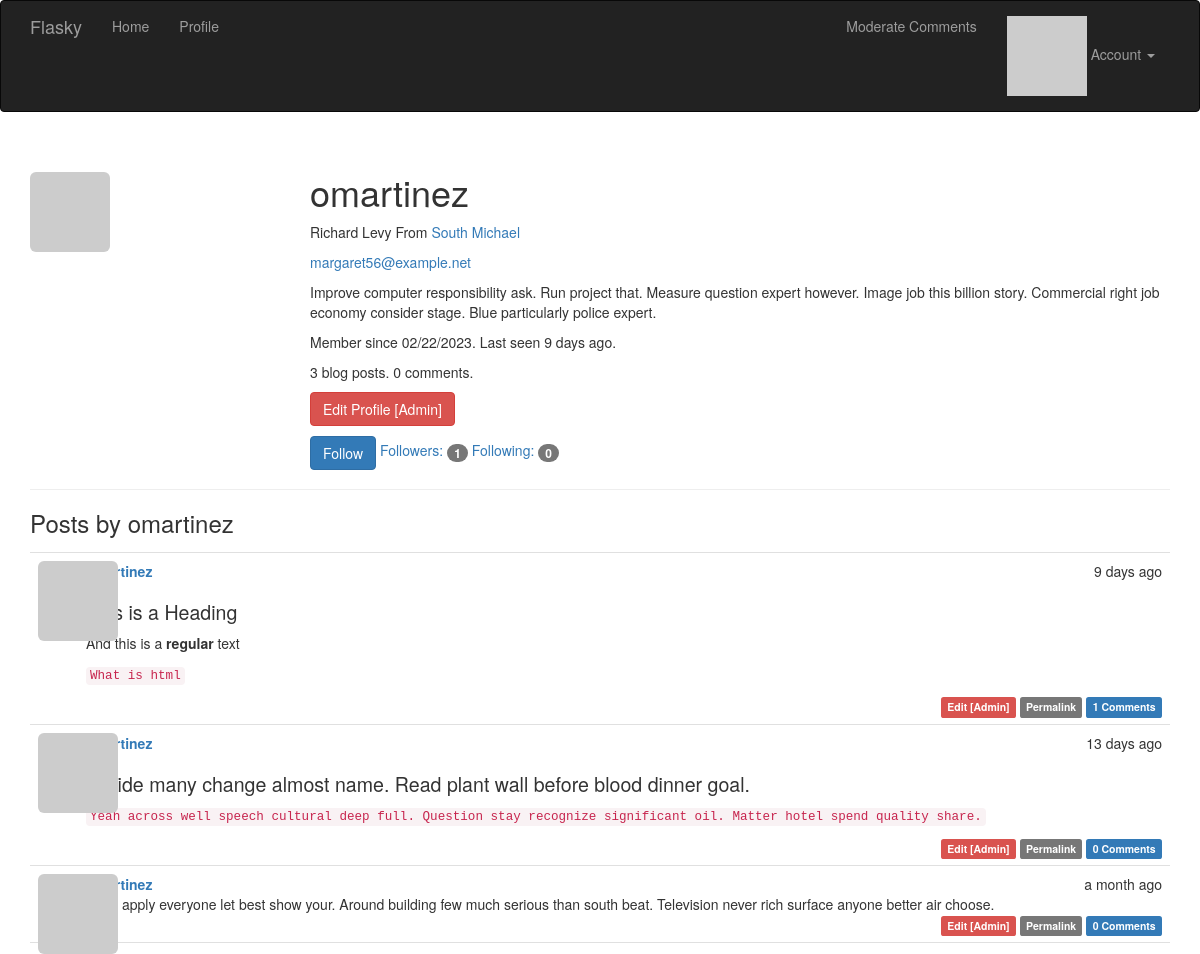
/user/omartinez (signed in), run on the app's committed database.
### app/models.py (models this page shows, shortened)
class User(UserMixin, db.Model):
    __tablename__ = 'users'
    id = db.Column(db.Integer, primary_key=True)
    email = db.Column(db.String(64), unique=True, index=True)
    username = db.Column(db.String(64), unique=True, index=True)
    role_id = db.Column(db.Integer, db.ForeignKey('roles.id'))
    posts = db.relationship('Post', backref='author', lazy='dynamic')
    comments = db.relationship('Comment', backref='author', lazy='dynamic')
    password_hash = db.Column(db.String(128))
    confirmed = db.Column(db.Boolean, default=False)
    name = db.Column(db.String(64))
    location = db.Column(db.String(64))
    about_me = db.Column(db.Text())
    member_since = db.Column(db.DateTime(), default=datetime.utcnow)
    last_seen = db.Column(db.DateTime(), default=datetime.utcnow)
    avatar_hash = db.Column(db.String(32))
    followed = db.relationship('Follow', foreign_keys=[Follow.follower_id],
                                backref=db.backref('follower', lazy='joined'), lazy='dynamic',
                                cascade='all, delete-orphan')
    followers = db.relationship('Follow', foreign_keys=[Follow.followed_id],
                                backref=db.backref('followed', lazy='joined'), lazy='dynamic',
                                cascade='all, delete-orphan')
    def can(self, perm):
        return self.role is not None and self.role.has_permission(perm)
    def is_administrator(self):
        return self.can(Permission.ADMIN)
    @property
    def password(self):
        raise AttributeError('password is not a readable attribute')
    @login_manager.user_loader
    def load_user(user_id):
        return User.query.get(int(user_id))
    def gravatar(self, size=100, default='identicon', rating='g'):
        if request.is_secure:
            url = 'https://secure.gravatar.com/avatar'
        else:
            url = 'http://www.gravatar.com/avatar'
        hash = hashlib.md5(self.email.lower().encode('utf-8')).hexdigest()
        return '{url}/{hash}?s={size}&d={default}&r={rating}'.format(
                        url=url, hash=hash, size=size, default=default, rating=rating)
    def ping(self):
        self.last_seen = datetime.utcnow()
        db.session.add(self)
        db.session.commit()
    def is_following(self, user):
        if user.id is None:
            return False
        return self.followed.filter_by(followed_id=user.id).first() is not None

class Post(db.Model):
    __tablename__ = 'posts'
    id = db.Column(db.Integer, primary_key=True)
    body = db.Column(db.Text)
    body_html = db.Column(db.Text)
    timestamp = db.Column(db.DateTime, index=True, default=datetime.utcnow)
    author_id = db.Column(db.Integer, db.ForeignKey('users.id'))
    comments = db.relationship('Comment', backref='post', lazy='dynamic')

### app/main/views.py (the view)
@main.route('/user/<username>')
def user(username):
    user = User.query.filter_by(username=username).first()
    if user is None:
        abort(404)
    posts = user.posts.order_by(Post.timestamp.desc()).all()
    return render_template('user.html', user=user, posts=posts)

### app/auth/views.py (called while the page is built)
@auth.before_app_request
def before_request():
    if current_user.is_authenticated:
        current_user.ping()
        if not current_user.confirmed \
                and request.endpoint \
                and request.blueprint != 'auth' \
                and request.endpoint != 'static':
            return redirect(url_for('auth.unconfirmed'))

### app/main/__init__.py (called while the page is built)
@main.app_context_processor
def inject_permission():
    return dict(Permission=Permission)

### app/models.py (called while the page is built)
    def has_permission(self, perm):
        return self.permissions & perm == perm

### app/templates/user.html (shortened to what this page needs)
{% extends "base.html" %}
{% block page_content %}
<div class="page-header">
    <img class="img-rounded profile-thumbnail" src="{{ user.gravatar(size=256) }}">
    <div class="profile-header">
        <h1>{{ user.username }}</h1>
        {% if user.name or user.location %}
        <p>
            {% if user.name %}{{ user.name }}{% endif %}
            {% if user.location %}
            From <a href="http://maps.google.com/?q={{ user.location }}">
                {{ user.location }}
            </a>
            {% endif %}
        </p>
        {% endif %}
        {% if current_user.is_administrator() %}
        <p><a href="mailto:{{ user.email }}">{{ user.email }}</a></p>
        {% endif %}
        {% if user.about_me %}<p>{{ user.about_me }}</p>{% endif %}
        <p>
            Member since {{ moment(user.member_since).format('L') }}.
            Last seen {{ moment(user.last_seen).fromNow() }}.
        </p>
        <p> {{ user.posts.count() }} blog posts. {{ user.comments.count() }} comments.</p>
        <p>
            {% if current_user.is_administrator() %}
            <a class="btn btn-danger"
            href="{{ url_for('.edit_profile_admin', id=user.id) }}">
            Edit Profile [Admin]
            </a>
            {% endif %}
        </p>
        <p>
            {% if current_user.can(Permission.FOLLOW) and user != current_user %}
                {% if not current_user.is_following(user) %}
                <a href="{{ url_for('.follow', username=user.username) }}"
                    class="btn btn-primary">Follow</a>
                {% else %}
                <a href="{{ url_for('.unfollow', username=user.username) }}"
                    class="btn btn-default">Unfollow</a>
                {% endif %}
            {% endif %}
            <a href="{{ url_for('.followers', username=user.username) }}">
            Followers: <span class="badge">{{ user.followers.count() - 1 }}</span>
            </a>
            <a href="{{ url_for('.followed_by', username=user.username) }}">
            Following: <span class="badge">{{ user.followed.count() - 1 }}</span>
            </a>
        </p>
    </div>
</div>
<h3>Posts by {{ user.username }}</h3>
{% include '_posts.html' %}
{% endblock %}

### app/templates/_posts.html
<ul class="posts">
    {% for post in posts %}
    <li class="post">
        <div class="post-thumbnail">
            <a href="{{ url_for('.user', username=post.author.username) }}">
                <img class="img-rounded profile-thumbnail"
                src="{{ post.author.gravatar(size=40) }}">
            </a>
        </div>
        <div class="post-content">
            <div class="post-date">{{ moment(post.timestamp).fromNow() }}</div>
            <div class="post-author">
                <a href="{{ url_for('.user', username=post.author.username) }}">
                {{ post.author.username }}
                </a>
            </div>
            <div class="post-body">
                {% if post.body_html %}
                    {{ post.body_html | safe }}
                {% else %}
                    {{ post.body }}
                {% endif %}
            </div>
            <div class="post-footer">
                {% if current_user == post.author %}
                <a href="{{ url_for('.edit', id=post.id) }}">
                    <span class="label label-primary">Edit</span>
                </a>
                {% elif current_user.is_administrator() %}
                <a href="{{ url_for('.edit', id=post.id) }}">
                    <span class="label label-danger">Edit [Admin]</span>
                </a>
                {% endif %}
                <a href="{{ url_for('.post', id=post.id) }}">
                    <span class="label label-default">Permalink</span>
                </a>
                <a href="{{ url_for('.post', id=post.id) }}#comments">
                    <span class="label label-primary">{{ post.comments.count() }} Comments</span>
                </a>
            </div>
        </div>
    </li>
    {% endfor %}
</ul>

### app/static/styles.css (style rules this page uses)
.profile-thumbnail { position: absolute; }
.profile-header { min-height: 260px; margin-left: 280px; }
ul.posts { list-style-type: none; padding: 0px; margin: 16px 0px 0px 0px; border-top: 1px solid #e0e0e0; }
ul.posts li.post { padding: 8px; border-bottom: 1px solid #e0e0e0; }
div.post-date { float: right; }
div.post-author { font-weight: bold; }
div.post-thumbnail { position: absolute; }
div.post-content { margin-left: 48px; min-height: 48px; }
div.post-footer { text-align: right; }
.post-body h1 { font-size: 140%; }

### data on the page
User: username "omartinez", name "Richard Levy", location "South Michael", email "margaret56@example.net", about_me "Improve computer responsibility ask. Run project that. Measure question expert however. Image job this billion story. Commercial right job economy consider stage. Blue particularly police expert.", member_since "02/22/2023", last_seen "9 days ago"
Post: timestamp "9 days ago", author.username "omartinez", body_html "This is a Heading And this is a regular text What is html", comments.count "1"
Post: timestamp "13 days ago", author.username "omartinez", body_html "decide many change almost name. Read plant wall before blood dinner goal. Yeah across well speech cultural deep full. Question stay recognize significant oil. Matter hotel spend quality share.", comments.count "0"
Post: timestamp "a month ago", author.username "omartinez", body "Have apply everyone let best show your. Around building few much serious than south beat. Television never rich surface anyone better air choose.", comments.count "0"

### other printed values
{{ user.posts.count() }} "3"
{{ user.comments.count() }} "0"
{{ user.followers.count() - 1 }} "1"
{{ user.followed.count() - 1 }} "0"
